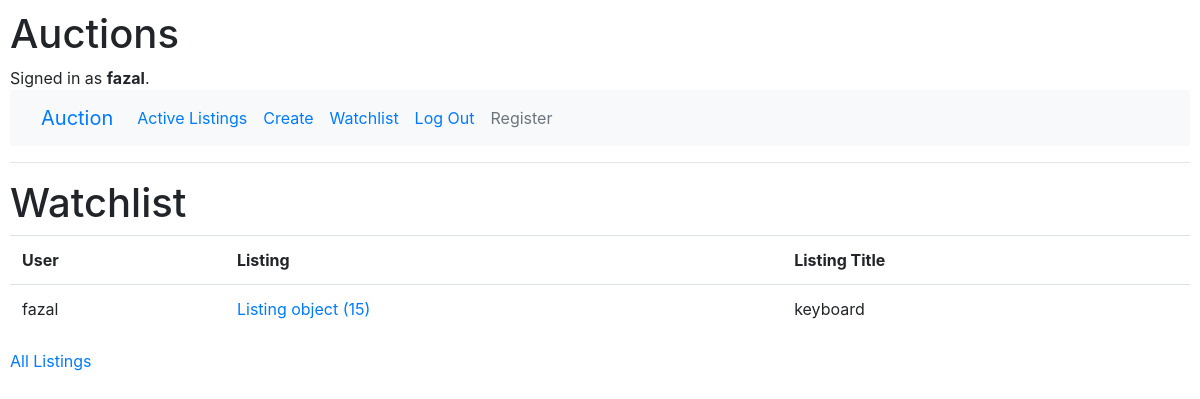
Before: /watchlist (signed in) with the older database file.
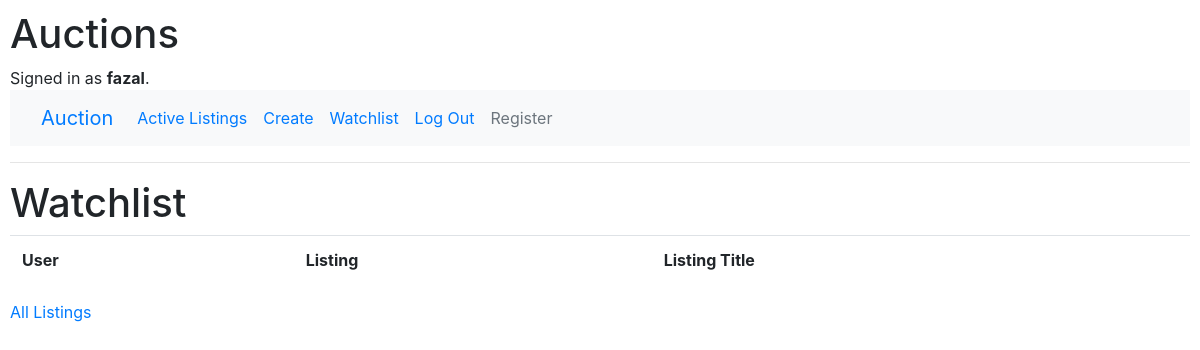
After: the same page with the newer database file.
### auctions/models.py (models this page shows)
class Watchlist(models.Model):
    user = models.ForeignKey(User, on_delete=models.CASCADE, blank=False, related_name="watchlists", default="")
    listing = models.ForeignKey(Listing, on_delete=models.CASCADE, related_name="watchlists", default="")

class User(AbstractUser):
    pass

class Listing(models.Model):
    title = models.CharField(max_length=64)
    description = models.CharField(max_length=256)
    starting_bid = models.IntegerField()
    photo = models.URLField(blank=True)
    creator = models.ForeignKey(User, on_delete=models.CASCADE, blank=False, related_name="listings", default="")
    active = models.BooleanField(default=True)

### auctions/views.py (the view)
# urls.py: path("watchlist", views.watchlist, name="watchlist")
def watchlist(request):
    return render(request, "auctions/watchlist.html", {
        "watchlist": Watchlist.objects.filter(user=request.user)
    })

### auctions/templates/auctions/watchlist.html
{% extends "auctions/layout.html" %}
{% block body %}
    <h1>Watchlist</h1>
    <table class="table">
        <tr>
            <th>User</th>
            <th>Listing</th>
            <th>Listing Title</th>
        </tr>
        {% for item in watchlist %}
            <tr>
                <td>{{ item.user }}</td>
                <td><a href="{% url 'listing' item.listing.id %}">{{ item.listing }}</a></td>
                <td>{{ item.listing.title }}</td>
            </tr>
        {% endfor %}
    </table>
    <a href="{% url 'index' %}">All Listings</a>
{% endblock %}

Changed rows visible on the page:
removed Watchlist: user "fazal", listing "Listing object (15)", listing "keyboard"
